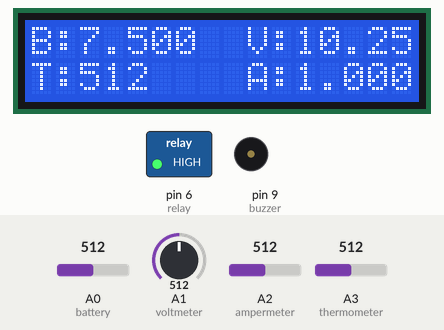
Recording of a sketch running on a simulated Arduino Uno, built with avr-gcc and run on an emulated ATmega328P. On the bench: 16×2 character LCD, switched loads named in the sketch (green lamp = pin HIGH), buzzer (waves = sounding). The inputs (shaded band) are chosen by the test bench; at power-on: A3 (thermometer) = 512, A0 (battery) = 512, A1 (voltmeter) = 512, A2 (ampermeter) = 512. What the sketch prints to the serial monitor is not drawn.

Above: at 2.2 s.
2.3 s: A3 (thermometer) set to 65
At 3.6 s:
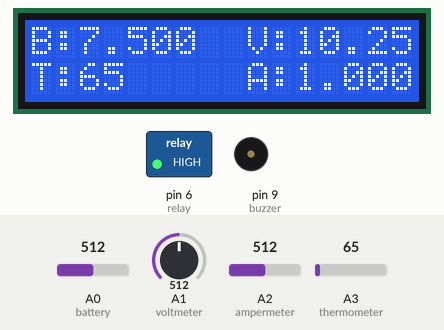
4.6 s: A3 (thermometer) set to 53
At 5.8 s:
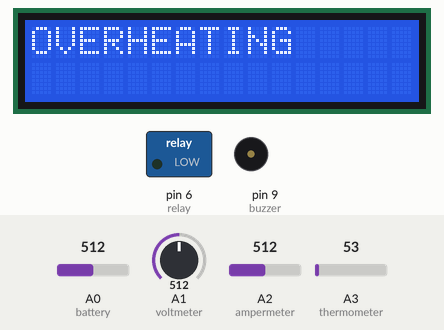
6.1 s: A3 (thermometer) set to 92
7.6 s: A3 (thermometer) set to 107
At 8.8 s:
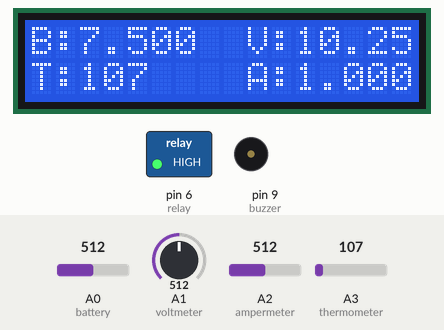
9.1 s: A0 (battery) set to 716
At 10.9 s:
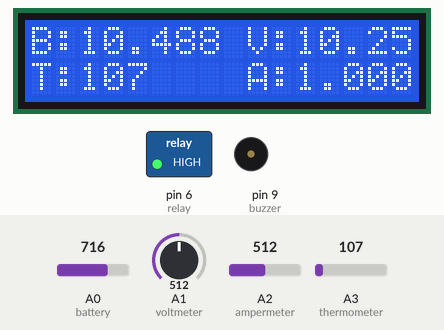
11.2 s: A1 (voltmeter) set to 716
At 13.1 s:
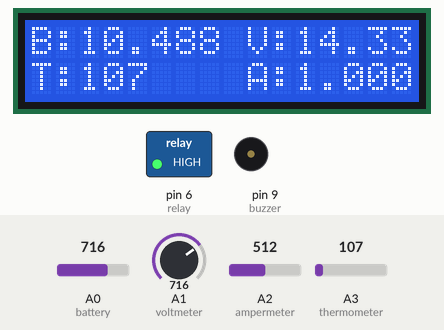
Timing chart, 0 to 14.3 s (numbered marks = the images above; inputs shaded):
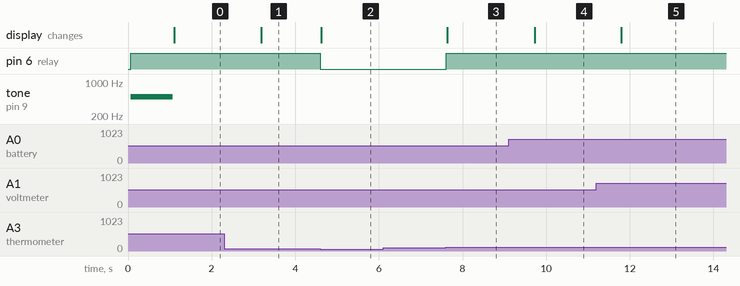

Measured:
- the behaviour switches between 60 and 59 on A3 (thermometer) (found by bisection; images 1 and 2)
- the behaviour switches between 100 and 101 on A3 (thermometer) (found by bisection; images 2 and 3)
- after the input at 2.3 s, the display: changes after 0.89 s (image 1)
- after the input at 4.6 s, pin 6 (relay): HIGH → LOW at once; the display: changes at once (image 2)
- after the input at 7.6 s, pin 6 (relay): LOW → HIGH at once; the display: changes at once (image 3)
- after the input at 9.1 s, the display: changes after 0.62 s (image 4)
- after the input at 11.2 s, the display: changes after 0.60 s (image 5)

The sketch:

power_supply.ino
```cpp
#include <Wire.h>
#include <LCD.h>
#include <LiquidCrystal_I2C.h>

#define I2C_ADDR 0x26
#define En_pin 2
#define Rw_pin 1
#define Rs_pin 0
#define D4_pin 4
#define D5_pin 5
#define D6_pin 6
#define D7_pin 7
#define BACKLIGHT 3

#define bat_main_resistor 100.0
#define bat_secondary_resistor 200.0
#define bat_calibration 1.0

#define volt_main_resistor 100.0
#define volt_secondary_resistor 300.0
#define volt_calibration 1.025

#define shunt 2.5
#define max_amp 2.0

#define buzzer_freq 500

#define critical_temp 60
#define normal_temp 100

#define battery A0
#define voltmeter A1
#define ampermeter A2
#define thermometer A3

#define relay 6
#define buzzer 9

volatile LiquidCrystal_I2C lcd(I2C_ADDR, En_pin, Rw_pin, Rs_pin, D4_pin, D5_pin, D6_pin, D7_pin);

void setup() {
  lcd.begin (16, 2);
  lcd.setBacklightPin(BACKLIGHT, POSITIVE);
  lcd.setBacklight(HIGH);
  pinMode(relay, OUTPUT);
  pinMode(9, OUTPUT);
  tone(buzzer, buzzer_freq);
  digitalWrite(relay, HIGH);
  Serial.begin(9600);

  lcd.clear();
  delay(1000);
  lcd.home();
  noTone(buzzer);
}

float buf;
float bat;
float volt;
float amp;
int temp;
bool short_flag = false;
bool temp_flag = false;
unsigned long last_time = 0;
void loop() {
  lcd.home();

  buf = analogRead(battery);
  buf = analogRead(battery);
  buf = (buf * 5.0) / 1024.0;
  bat = buf + (buf * (bat_secondary_resistor / bat_main_resistor));
  bat *= bat_calibration;

  buf = analogRead(voltmeter);
  buf = analogRead(voltmeter);
  buf = (buf * 5.0) / 1024.0;
  volt = buf + (buf * (volt_secondary_resistor / volt_main_resistor));
  volt *= volt_calibration;

  amp = analogRead(ampermeter);
  amp = analogRead(ampermeter);
  amp = ((amp * 5.0) / 1024.0) / shunt;
  if (amp >= max_amp-0.02) {
    tone(buzzer, buzzer_freq);
    if (short_flag == false) {
      digitalWrite(relay, LOW);
      lcd.clear();
      lcd.print("SHORT CIRCUIT");
      short_flag = true;
    }
  } else {
    if (short_flag == true) {
      noTone(buzzer);
      digitalWrite(relay, HIGH);
      short_flag = false;
    }
  }

  temp = analogRead(thermometer);
  temp = analogRead(thermometer);
  Serial.println(temp);
  if ((temp < critical_temp) && !temp_flag) {
    temp_flag = true;
    digitalWrite(relay, LOW);
    lcd.clear();
    lcd.home();
    lcd.print("OVERHEATING");
  }
  if ((temp > normal_temp) && temp_flag) {
    digitalWrite(relay, HIGH);
    temp_flag = false;
  }

  //drawing
  if (!short_flag && !temp_flag) {
    if (millis() - last_time > 1000) {
      lcd.home();

      lcd.print("B:");
      lcd.print(bat, 3);
      lcd.print("   ");

      lcd.setCursor(9, 0);
      lcd.print("V:");
      lcd.print(volt, 3);

      lcd.setCursor(0, 1);
      lcd.print("T:");
      lcd.print(temp);
      lcd.print(" ");

      lcd.setCursor(9, 1);
      lcd.print("A:");
      lcd.print(amp, 3);

      last_time = millis();
    }
  }
}
```
